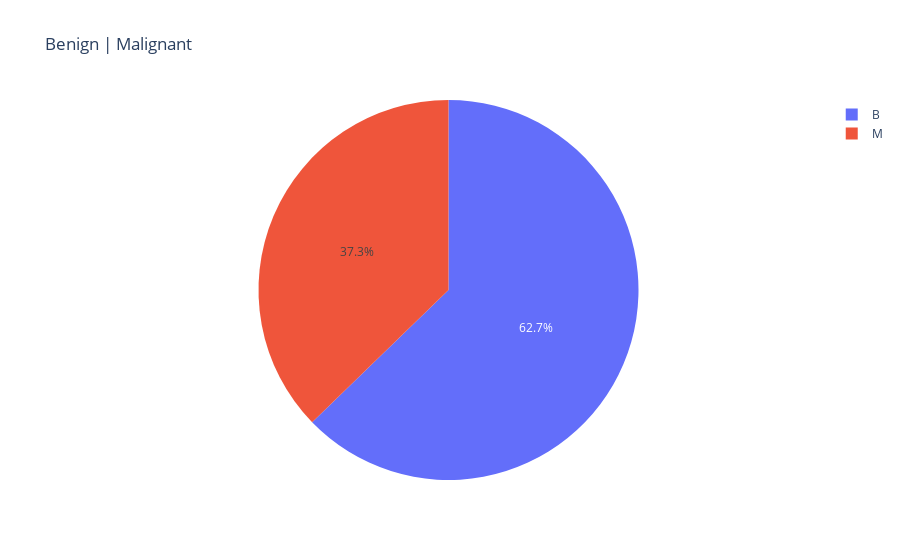

Write notebook code for a chart like this one.
### Code cell
#Checking what is the ration between Bening and Malignant diagnosis#
figure_diagnosis = px.pie(df, 'diagnosis', title='Benign | Malignant')
figure_diagnosis.show()

### Figure 1 — Plotly figure (JSON) as saved in the notebook; plotly's stock layout.template omitted (floating-point values rounded to 4 significant figures; data arrays with more than 128 entries replaced by an {"elided": "..."} marker saying what was removed)
{"data": [{"domain": {"x": [0, 1], "y": [0, 1]}, "hovertemplate": "diagnosis=%{label}<extra></extra>", "labels": {"elided": "569 str values"}, "legendgroup": "", "name": "", "showlegend": true, "type": "pie"}], "layout": {"legend": {"tracegroupgap": 0}, "title": {"text": "Benign | Malignant"}}}
